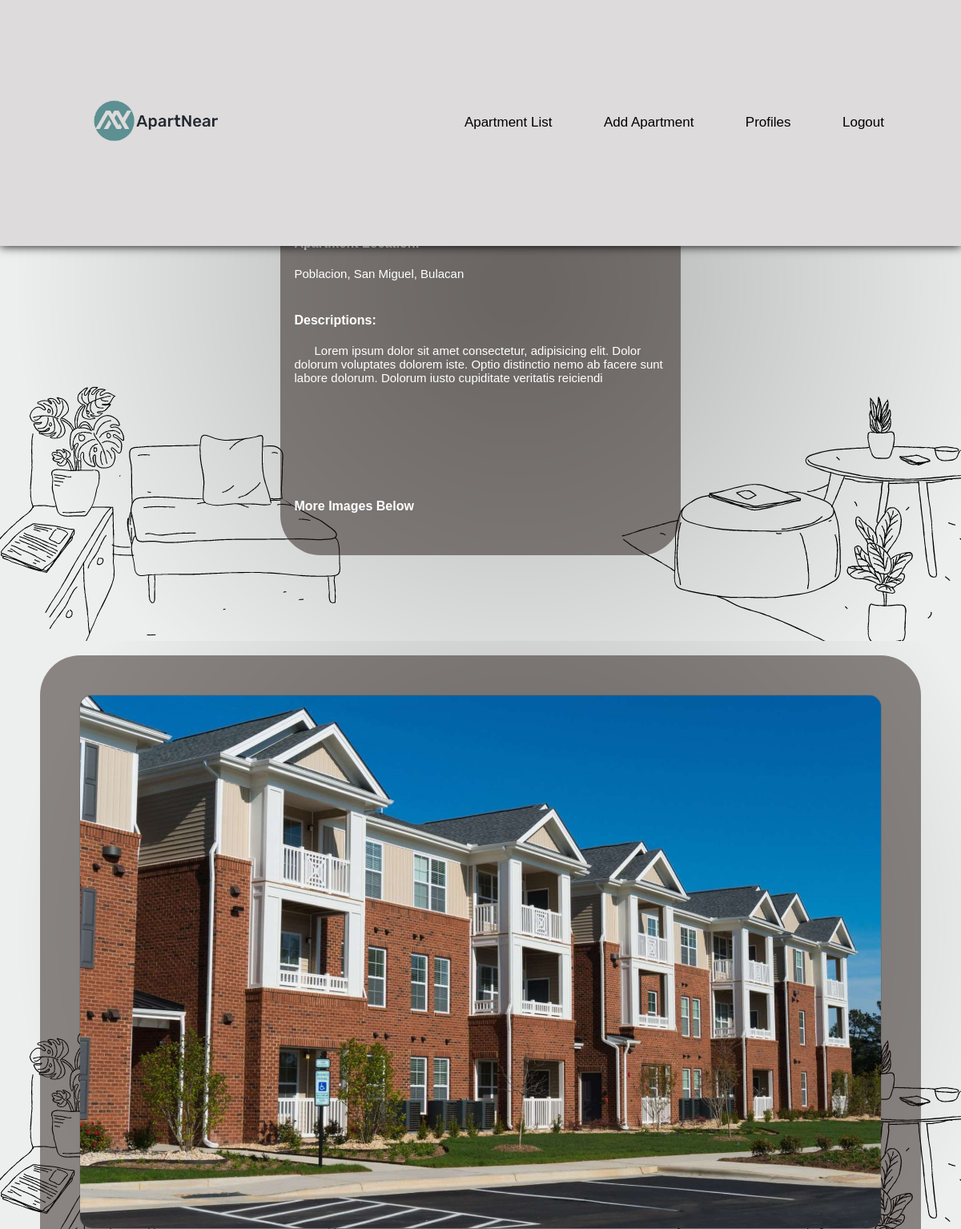
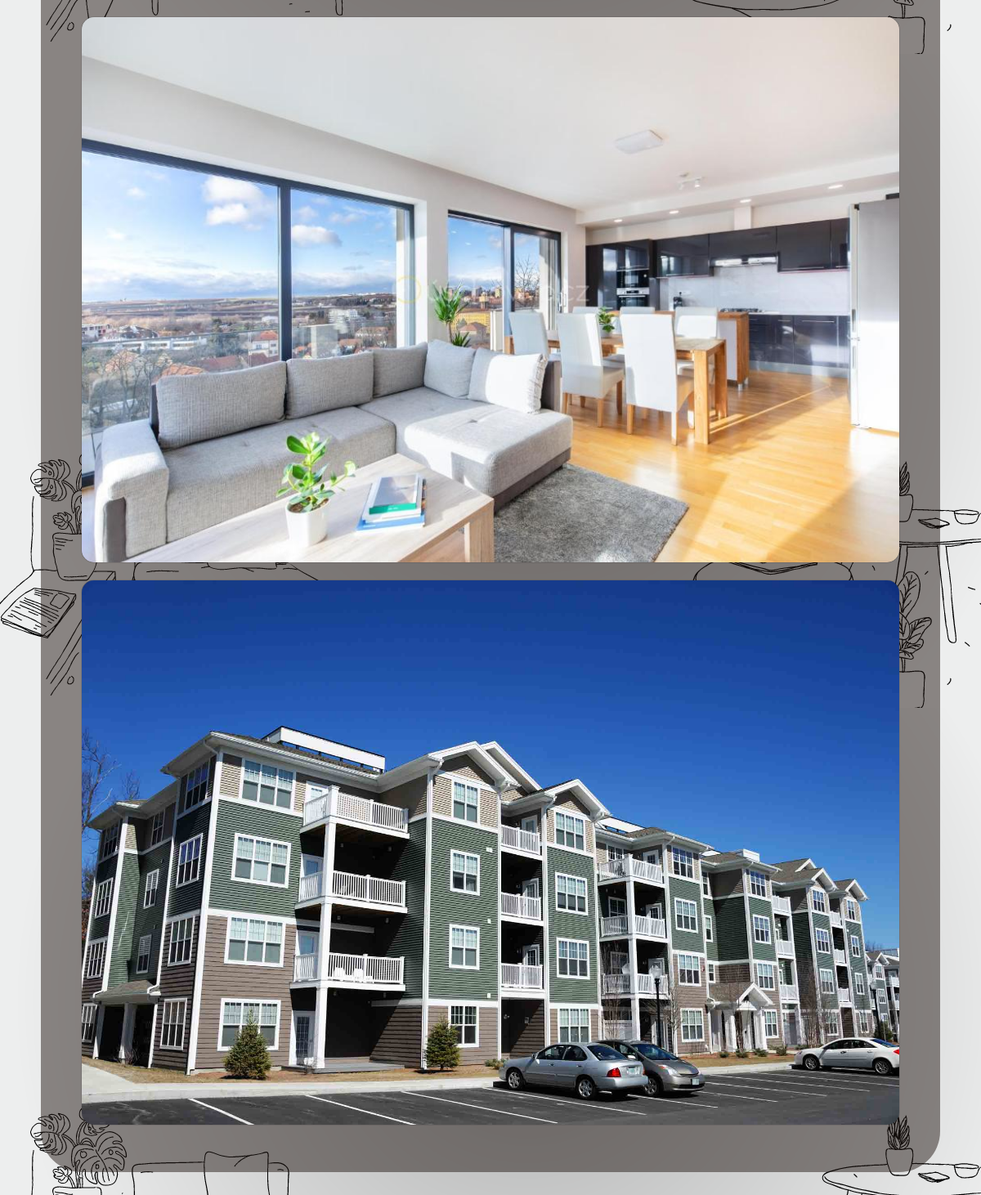
The app's page /pages/desc.php?id=96 with its own data (2 pictures, top to bottom).
### tables this page shows
CREATE TABLE `apartments` (
  `apartmentID` int(11) NOT NULL,
  `apartmentName` varchar(200) NOT NULL,
  `apartmentPrice` varchar(100) NOT NULL,
  `fbPage` varchar(200) NOT NULL,
  `contactNum` varchar(100) NOT NULL,
  `apartmentImage` varchar(200) NOT NULL,
  `apartmentLoc` varchar(200) NOT NULL,
  `apartmentDesc` varchar(2000) NOT NULL,
  `apartmentImage1` varchar(200) NOT NULL,
  `apartmentImage2` varchar(200) NOT NULL,
  `apartmentImage3` varchar(200) NOT NULL
);

### pages/desc.php (the view, shortened to what this page needs)
<?php
require '..\connection\dbconnect.php';
if (isset($_GET['id'])) {
  $aD = mysqli_real_escape_string($connect,$_GET['id']);
  $query = "SELECT * FROM apartments WHERE apartmentID='$aD'";
  $run_query = mysqli_query($connect, $query);
?>
<!DOCTYPE html>
<html lang="en">
<head>
    <link rel="stylesheet" href="desc.css">
    <link rel="stylesheet" href="../animation.css">
</head>
<body>
  <?php
if(mysqli_num_rows($run_query)>0){
  $apartments=mysqli_fetch_array($run_query);
?>
<div class="container">
      <div class="navBar">
        <a href="../index.php"
          ><img src="../img/logo.png" alt="" class="logo"
        /></a>
        <nav>
          <ul>
          <li><a href="homeloginadmin.php">Apartment List</a></li>
            <li><a href="addapart.php">Add Apartment</a></li>
            <li><a href="profileadmin.php">Profiles</a></li>
            <li><a href="loginpage.php">Logout</a></li>
          </ul>
        </nav>
      </div>
      <div>
    <section >
        <form class="bgform">
            <div class="login">
              <h1>Other Details</h1>
              <div>
                <b style="color: white;">Apartment Location: </b>
              </div>
              <div>
              <textarea readonly
              rows="2" cols="50" class="freeform" name="freeform" ><?= $apartments['apartmentLoc'];?></textarea>
              </div>
              <div>
                <b style="color: white;">Descriptions:</b>
              </div>
              <div>
              <textarea readonly
              rows="10" cols="50" class="freeform" name="freeform" ><?= $apartments['apartmentDesc'];?></textarea>
              </div>
              <div>
                <a href="#img"><b style="color: white;">More Images Below</b></a>
              </div>
            </div>
        </form>
    </section>
    <section class="images">
      <div class="bgformimg">
      <div id="img">
             <img class="img" src="../img/<?php echo $apartments["apartmentImage1"];?>"/>
             </div>
             <div>
              <br>
             <img class="img" src="../img/<?php echo $apartments["apartmentImage2"];?>"/>
             </div>
             <br>
             <div>
             <img class="img" src="../img/<?php echo $apartments["apartmentImage3"];?>"/>
             </div>
      </div>
      </div>
      <?php
}
}
      ?>
</body>
</html>

### pages/desc.css (style rules this page uses)
* { margin: 0; padding: 0; font-family: sans-serif; box-sizing: border-box; }
body { width: 100%; background-image: url("../img/Banner.png"); background-attachment: fixed; box-sizing: border-box; }
.container { width: 100%; height: auto; }
.navBar { height: 10%; width: 100%; display: flex; align-items: center; padding-left: 8%; padding-right: 8%; box-shadow: 0 0 12px; position: fixed; background-color: #dddbdb; }
.logo { width: 200px; cursor: pointer; }
nav { flex: 1; text-align: right; }
nav ul li { list-style: none; display: inline-block; margin-left: 60px; }
nav ul li a { text-decoration: none; color: black; font-size: 17px; }
h1 { font-size: 50px; padding-bottom: 50px; }
section { display: flex; justify-content: center; align-items: center; min-height: 100vh; }
.bgform { width: 500px; height: 550px; background-color: #2319157e; display: flex; justify-content: center; border-radius: 50px; }
.bgform h1 { color: #fff; padding-top: 50px; font-size: 36px; text-align: center; font-style: italic; }
.login div { padding: 10px; }
textarea { background: none; border: none; overflow: auto; outline: none; box-shadow: none; -webkit-box-shadow: none; -moz-box-shadow: none; resize: none; color: white; font-size: 15px; }
.img { width: 1000px; border-radius: 15px; box-shadow: 0 0 1px; }
.images { display: flex; flex-direction: column; padding-bottom: 100px; }
.bgformimg { width: 1100px; height: 2150px; background-color: #2319157e; display: flex; align-items: center; flex-direction: column; border-radius: 50px; padding-top: 50px; }
.login a { text-decoration: none; }
html { scroll-behavior: smooth; }

### animation.css (style rules this page uses)
body { animation: transitionIn 0.35s; }

### records on screen
apartments: freeform "Poblacion, San Miguel, Bulacan", freeform "Lorem ipsum dolor sit amet consectetur, adipisicing elit. Dolor dolorum voluptates dolorem iste. Optio distinctio nemo ab facere sunt labore dolorum. Dolorum iusto cupiditate veritatis reiciendi", apartmentImage1 (picture), apartmentImage2 (picture), apartmentImage3 (picture)
